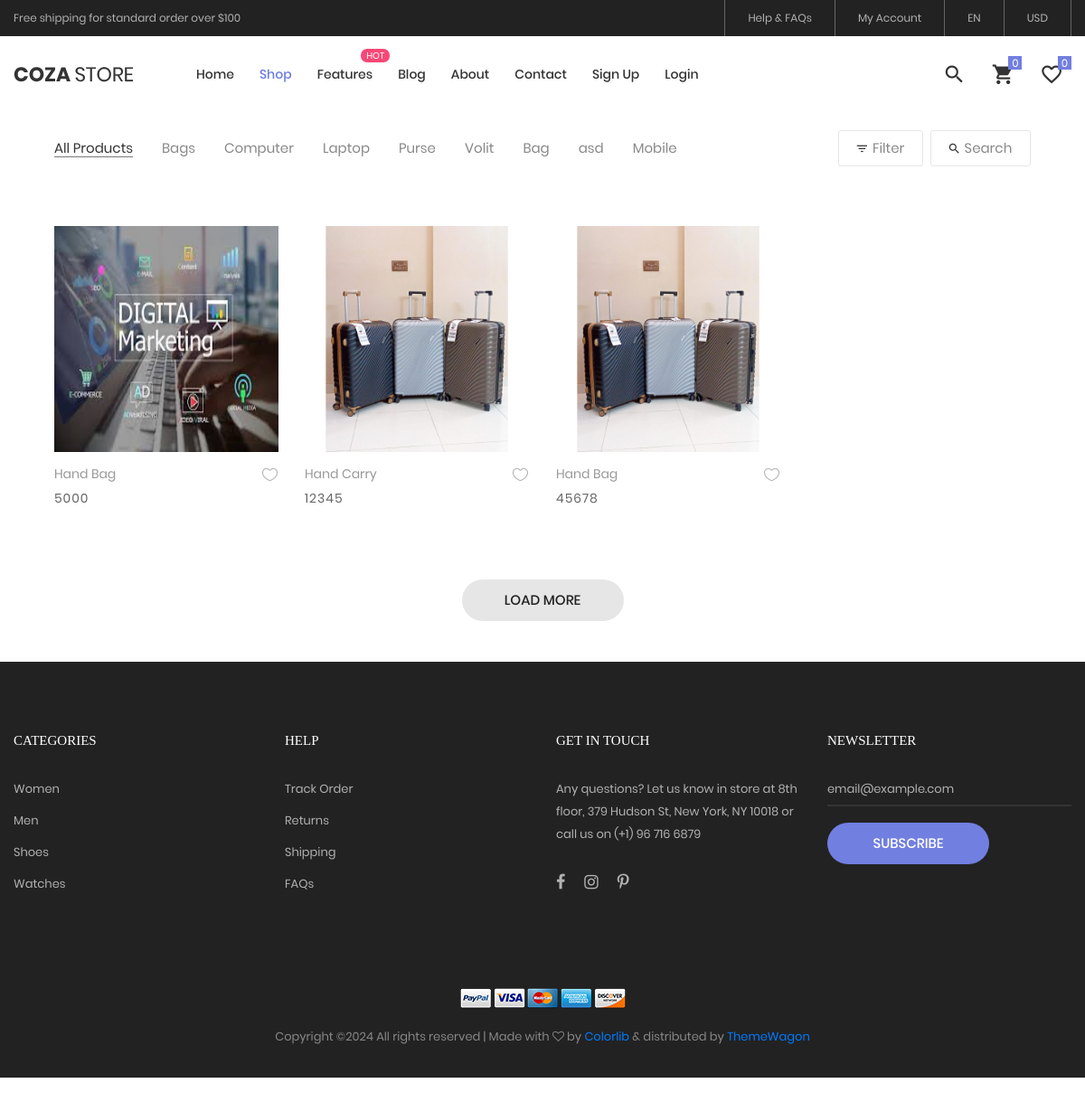
The app's page /product.php?id=1, older data.
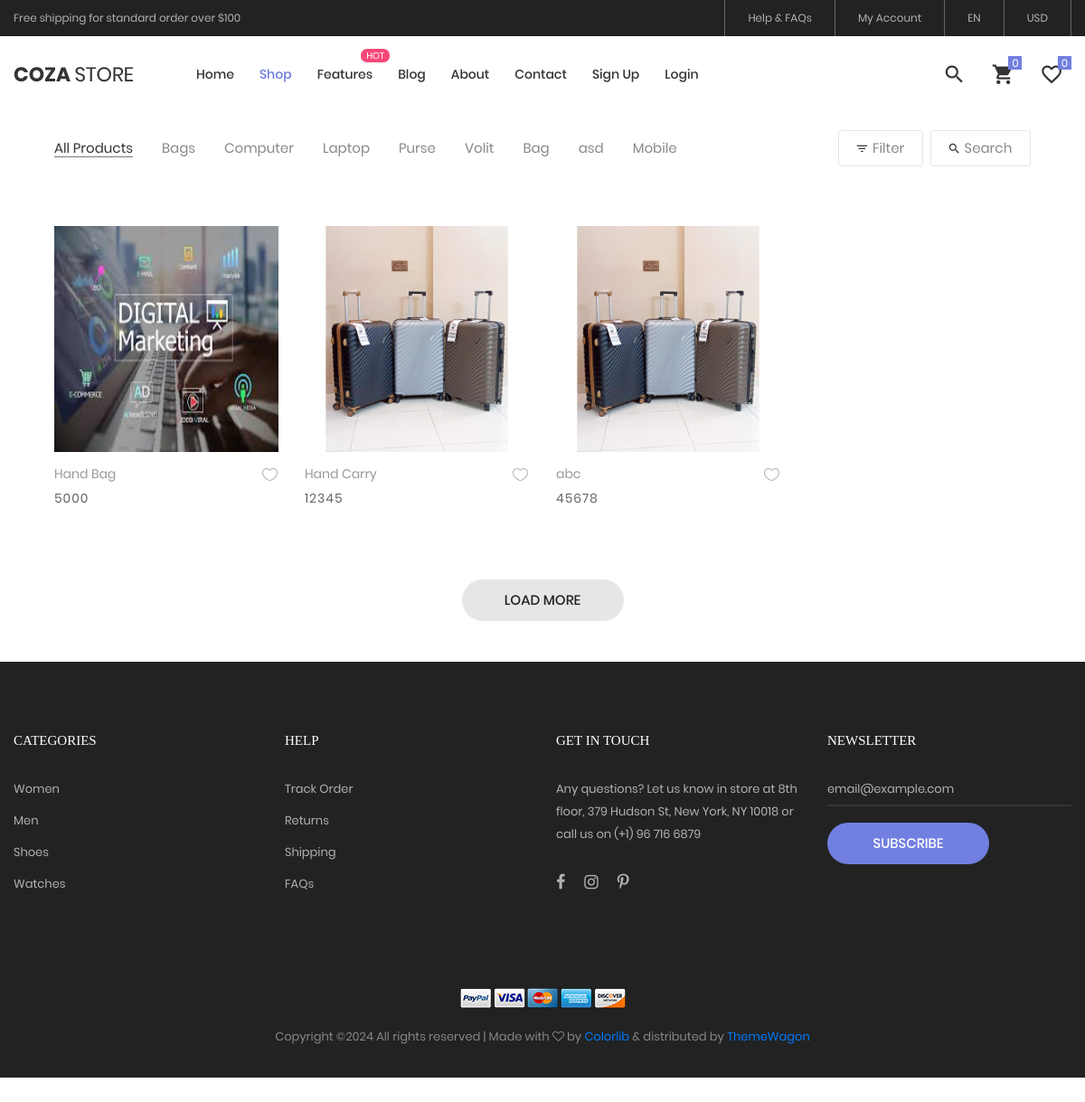
The same page, newer data.
### tables this page shows
CREATE TABLE `products` (
  `id` int(11) NOT NULL,
  `name` varchar(200) NOT NULL,
  `description` varchar(200) NOT NULL,
  `price` int(11) NOT NULL,
  `quantity` int(11) NOT NULL,
  `image` varchar(500) NOT NULL,
  `catid` int(11) NOT NULL,
  `procid` varchar(200) DEFAULT NULL
);

### product.php (the view, shortened to what this page needs)
<?php
include "query.php";
include "header.php";
?>
	<div class="bg0 m-t-23 p-b-140 mt-5 p-5">
		<div class="container">
			<div class="flex-w flex-sb-m p-b-52">
				<div class="flex-w flex-l-m filter-tope-group m-tb-10">
					<button class="stext-106 cl6 hov1 bor3 trans-04 m-r-32 m-tb-5 how-active1" data-filter="*">
						All Products
					</button>
					<?php
					$query= $pdo->query("select * from categories");
					$allCat = $query->fetchAll(PDO::FETCH_ASSOC);
					foreach($allCat as $cat){
					?>
					<button class="stext-106 cl6 hov1 bor3 trans-04 m-r-32 m-tb-5" data-filter=".<?php echo $cat['id']?>">
						<?php echo $cat['Name'] ?>
					</button>
					<?php
					}
					?>
				</div>
				<div class="flex-w flex-c-m m-tb-10">
					<div class="flex-c-m stext-106 cl6 size-104 bor4 pointer hov-btn3 trans-04 m-r-8 m-tb-4 js-show-filter">
						<i class="icon-filter cl2 m-r-6 fs-15 trans-04 zmdi zmdi-filter-list"></i>
						 Filter
					</div>
					<div class="flex-c-m stext-106 cl6 size-105 bor4 pointer hov-btn3 trans-04 m-tb-4 js-show-search">
						<i class="icon-search cl2 m-r-6 fs-15 trans-04 zmdi zmdi-search"></i>
						Search
					</div>
				</div>
			</div>
			<div class="row isotope-grid">
				<?php
				if(isset($_GET['id'])){
					$categoryid = $_GET['id'];
					$query = $pdo->prepare("select * from products where catid = :cid");
					$query->bindParam(':cid', $categoryid);
					$query->execute();
					$prodata = $query->fetchAll(PDO::FETCH_ASSOC);
					$countProduct = count($prodata);
					if($countProduct>0){
					foreach($prodata as $pdata){
					?>
					<div class="col-sm-6 col-md-4 col-lg-3 p-b-35 isotope-item <?php echo $pdata['catid']?>">
					<div class="block2">
						<div class="block2-pic hov-img0">
							<img height="250px" src="AdminPanel/img/<?php echo $pdata['image'] ?>" alt="IMG-PRODUCT">
						</div>
						<div class="block2-txt flex-w flex-t p-t-14">
							<div class="block2-txt-child1 flex-col-l ">
								<a href="product-detail.php?proid=<?php echo $pdata['id']?>" class="stext-104 cl4 hov-cl1 trans-04 js-name-b2 p-b-6">
									<?php echo $pdata['name'] ?>
								</a>
								<span class="stext-105 cl3">
								<?php echo $pdata['price'] ?>
								</span>
							</div>
							<div class="block2-txt-child2 flex-r p-t-3">
								<a href="#" class="btn-addwish-b2 dis-block pos-relative js-addwish-b2">
									<img class="icon-heart1 dis-block trans-04" src="images/icons/icon-heart-01.png" alt="ICON">
								</a>
							</div>
						</div>
					</div>
				</div>
				<?php
					}
					}
					}
				?>
			</div>
			<div class="flex-c-m flex-w w-full p-t-45">
				<a href="#" class="flex-c-m stext-101 cl5 size-103 bg2 bor1 hov-btn1 p-lr-15 trans-04">
					Load More
				</a>
			</div>
		</div>
	</div>
<?php
include "footer.php";
?>

Row changes from the older to the newer data that the page shows:
changed products: name "Hand Bag" → "abc"
